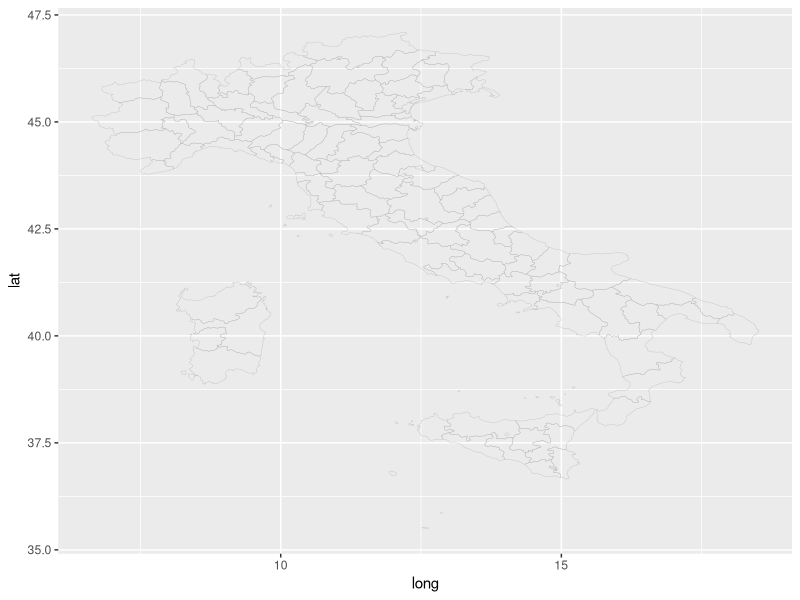
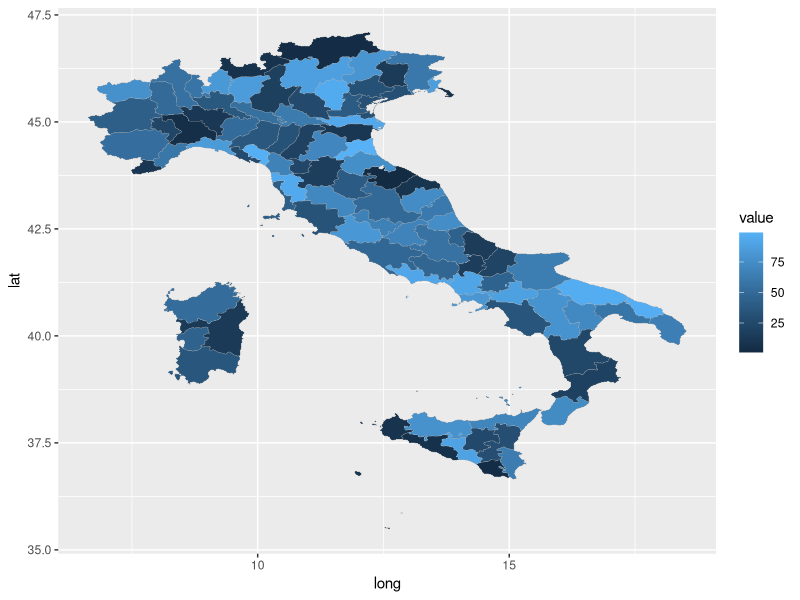
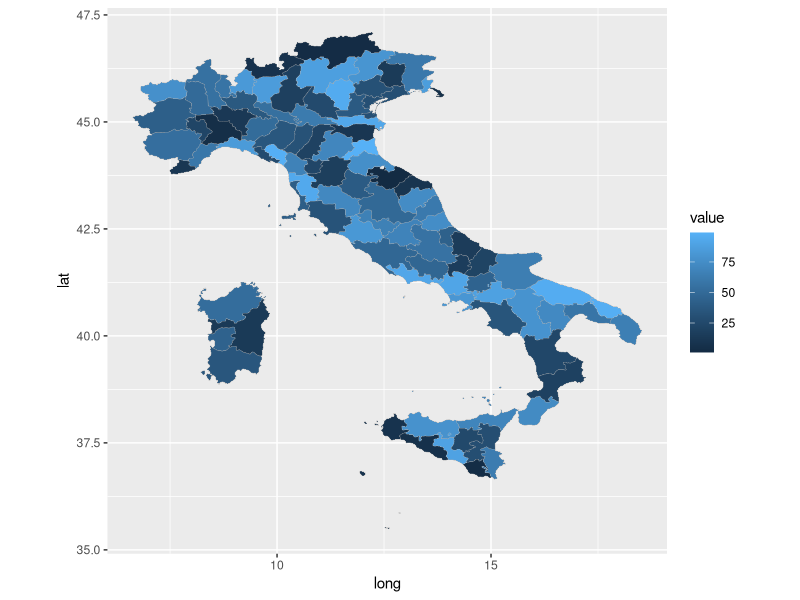
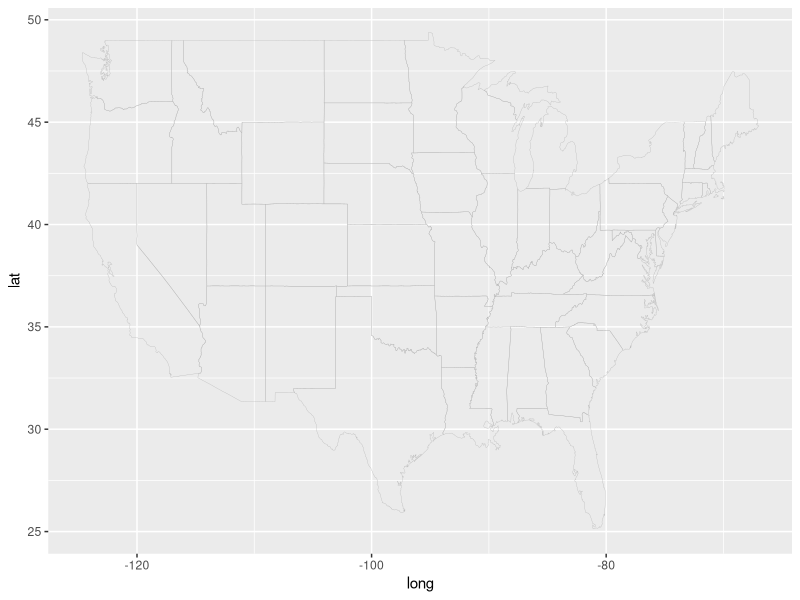
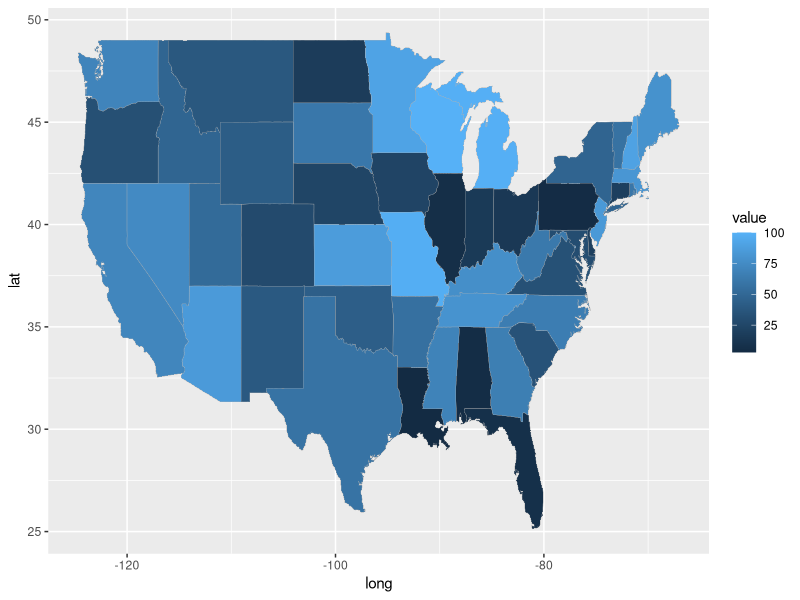
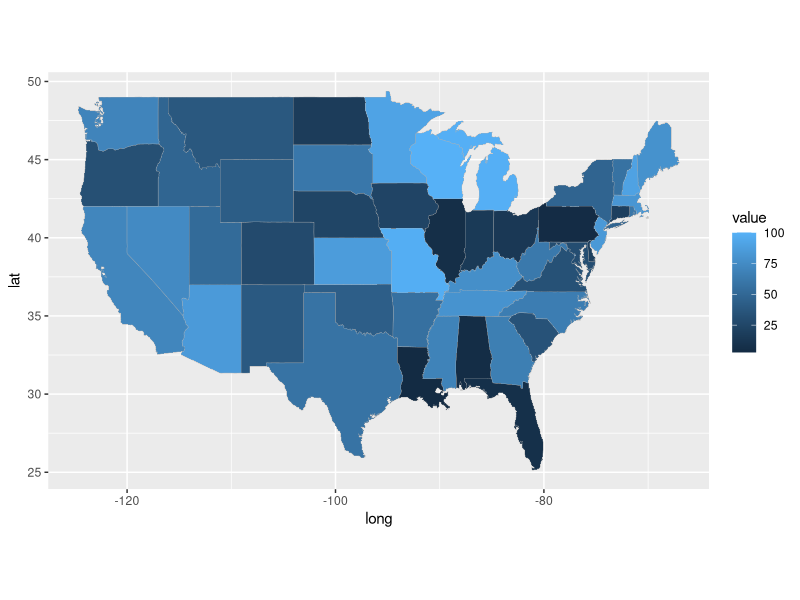
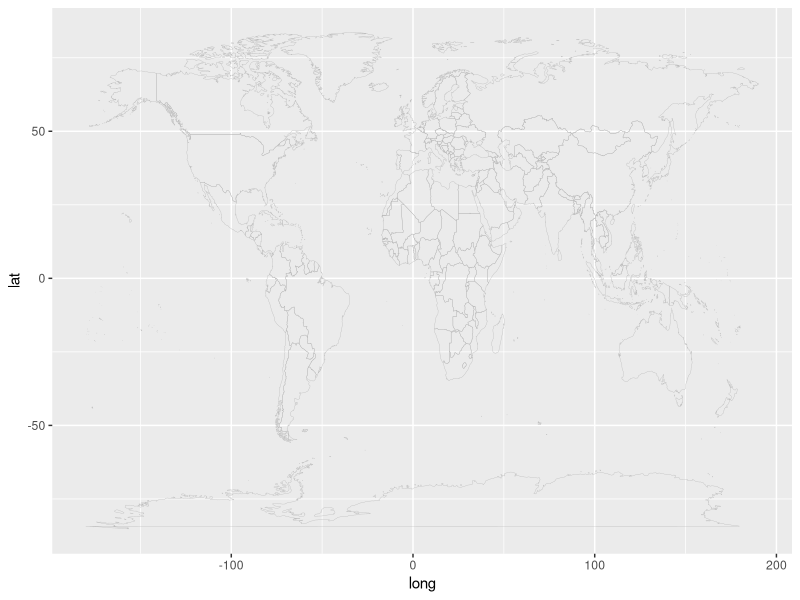
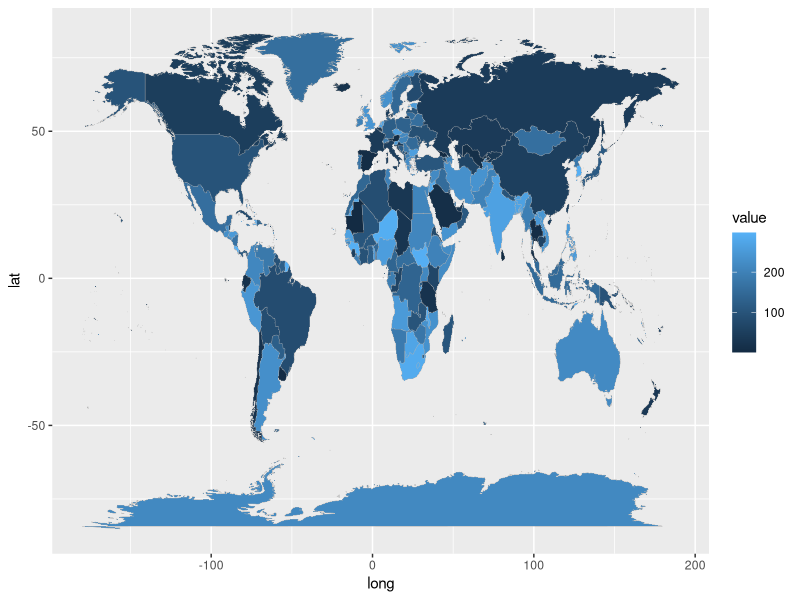

These figures' R source, in order:
# Mapas en R
install.packages("ggplot2")

library(ggplot2)

#################################   Italia
italy_map <- map_data(map="italy")
str(italy_map)
head(italy_map)

## Construir un dataset con los valores para cada región del mapa (puede ser que ya se tenga)
library(tibble)
# Generamos algunos datos aleatorios 
# Si usamos nuestro propio dataset, solo nos aseguramos de contar con la columna 'region' y 'value'
# Lo que necesitamos es un dataset que para cada región nos de un valor numérico
reg_data <- tibble(region=unique(italy_map$region),
                   value=sample(100, length(region)))

## Inicializamos un nuevo gráfico
gg <- ggplot()
# capa base
# 'data=italy_map' y 'map=italy_map' nos sirven para indicarle las coordenadas que queremos graficar
# 'map_id' nos permite identificar el mapa para agregar más información después
gg <- gg + geom_map(data=italy_map, map=italy_map,
                    aes(long, lat, map_id=region),
                    color="#b2b2b2", size=0.1, fill=NA)

## Graficar el mapa: no tiene colores que diferencien las áreas (fill=NA):
gg

## Vamos a rellenar las regiones con un color
# queremos que el color se corresponda al valor de "value"
# 'data=reg_data' es la información que queremos agregar (datos por regiones)
# 'fill=value' nos indica qué columna de 'reg_data' usaremos para determinar el color
gg <- gg + geom_map(data=reg_data, map=italy_map,
                    aes(fill=value, map_id=region),
                    color="#b2b2b2", size=0.1)
gg

# nuestro mapa está casi listo, pero se verá algo estirado
# con 'coord_fixed' le daremos una apariencia cuadrada
gg <- gg + coord_fixed(ratio = 1)
gg



#################################   USA states
usa_map <- map_data("state")
str(usa_map)
head(usa_map)

reg_data <- tibble(region=unique(usa_map$region),
                   value=sample(100, length(region)))

gg <- ggplot()

gg <- gg + geom_map(data=usa_map, map=usa_map,
                    aes(long, lat, map_id=region),
                    color="#b2b2b2", size=0.1, fill=NA)
gg


gg <- gg + geom_map(data=reg_data, map=usa_map,
                    aes(fill=value, map_id=region),
                    color="#b2b2b2", size=0.1)
gg

gg <- gg + coord_fixed(ratio = 1.5)
gg



#################################   WORLD and WORLD2 TAREA
world_map <- map_data("world") #world2
str(world_map)
head(world_map)

reg_data <- tibble(region=unique(world_map$region),
                   value=sample(300, length(region)))

gg <- ggplot()

gg <- gg + geom_map(data=world_map, map=world_map,
                    aes(long, lat, map_id=region),
                    color="#b2b2b2", size=0.1, fill=NA)
gg


gg <- gg + geom_map(data=reg_data, map=world_map,
                    aes(fill=value, map_id=region),
                    color="#b2b2b2", size=0.1)
gg

gg <- gg + coord_fixed(ratio = 1)
gg

